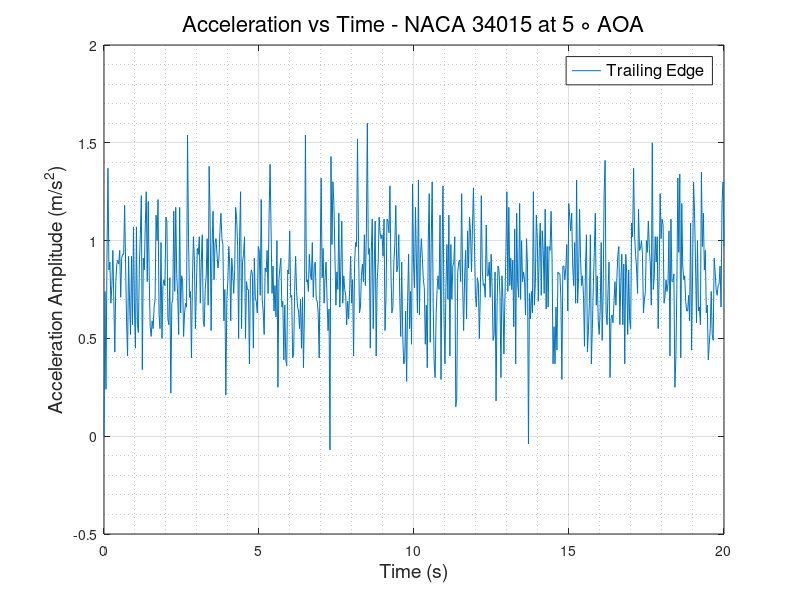
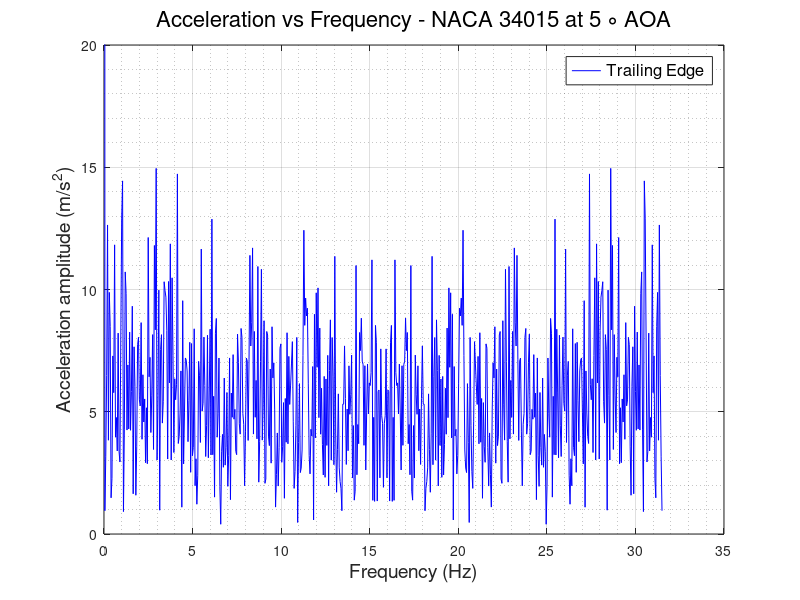

The MATLAB source for these figures, in order:
clc
clear
close all
%% READING ACCELEROMETER DATA and defining Variables
                      % TRAILING EDGE %
data   = xlsread('TE_900rpm.csv');
TE_time   = data(:,1);
TE_X_acc  = data(:,2);
TE_Y_acc  = data(:,3);
TE_Z_acc  = data(:,4);
TE_R_acc  = sqrt(TE_X_acc.^2 + TE_Y_acc.^2 + TE_Z_acc.^2);
% plot(TE_time,TE_R_acc)
N      = numel(TE_time);
Ts     = abs(diff(TE_time(1:2)));
fs     = 1/Ts;
f_axis = [0:N-1]*fs/N;
A_freq_TE = fft(TE_Z_acc);
figure(1)
plot(TE_time, TE_Z_acc)
grid on
grid minor
xlabel('Time (s)','FontSize',14,'FontWeight','normal')
ylabel('Acceleration Amplitude (m/s^2)','FontSize',14,'FontWeight','normal')
legend ('Trailing Edge','FontSize',12,'FontWeight','normal')
title('Acceleration vs Time - NACA 34015 at 5 \circ AOA','FontSize',16,'FontWeight','normal')
% ylim([0.5 2])
figure(2)
plot(f_axis,abs(A_freq_TE),'-b','LineWidth',0.5)
grid on 
grid minor
ylabel('Acceleration amplitude (m/s^2)','FontSize',14,'FontWeight','normal')
xlabel('Frequency (Hz)','FontSize',14,'FontWeight','normal')
ylim([0 20])
legend ('Trailing Edge','FontSize',12,'FontWeight','normal')
title('Acceleration vs Frequency - NACA 34015 at 5 \circ AOA','FontSize',16,'FontWeight','normal')